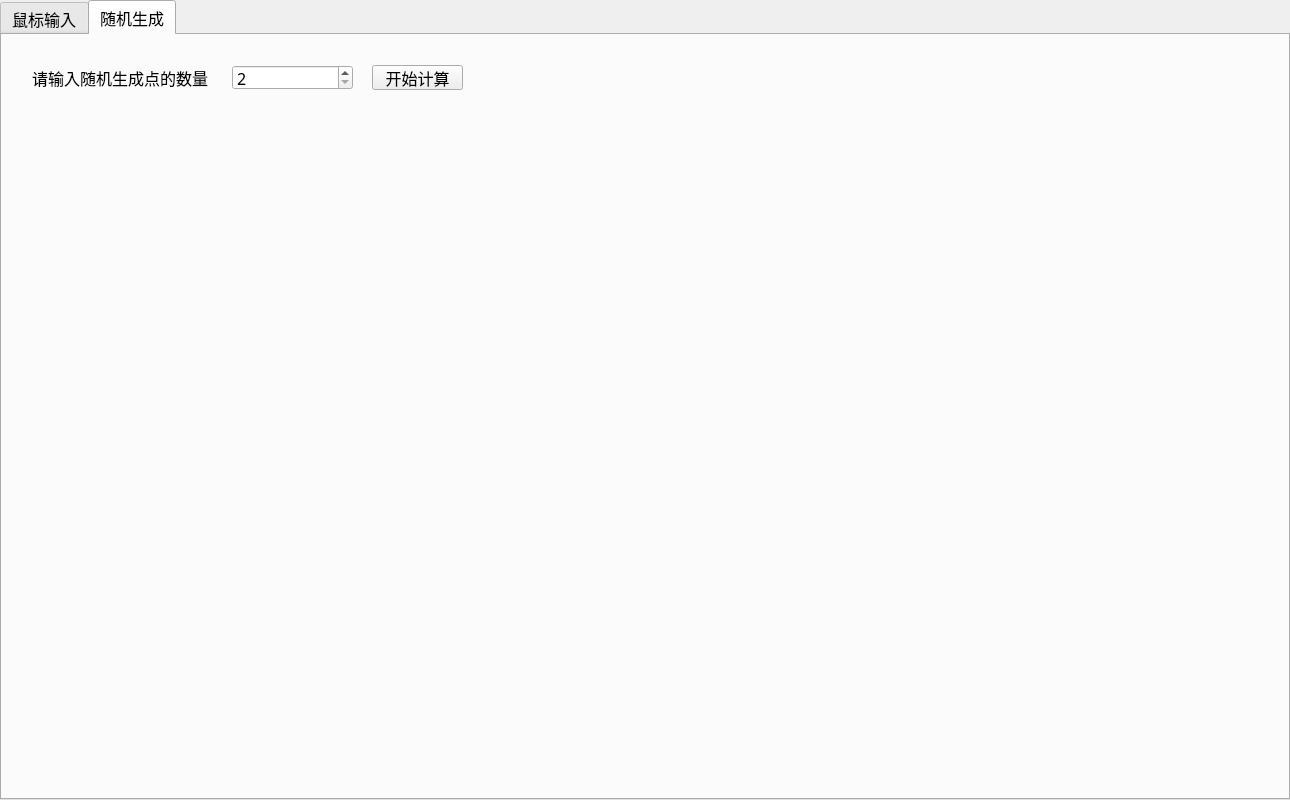
<?xml version="1.0" encoding="UTF-8"?>
<ui version="4.0">
 <class>MainWindow</class>
 <widget class="QMainWindow" name="MainWindow">
  <property name="geometry">
   <rect>
    <x>0</x>
    <y>0</y>
    <width>1290</width>
    <height>800</height>
   </rect>
  </property>
  <property name="minimumSize">
   <size>
    <width>1290</width>
    <height>800</height>
   </size>
  </property>
  <property name="maximumSize">
   <size>
    <width>1290</width>
    <height>800</height>
   </size>
  </property>
  <property name="windowTitle">
   <string>ExpWindow</string>
  </property>
  <widget class="QWidget" name="centralWidget">
   <widget class="QTabWidget" name="tabWidget">
    <property name="geometry">
     <rect>
      <x>0</x>
      <y>0</y>
      <width>1290</width>
      <height>800</height>
     </rect>
    </property>
    <property name="font">
     <font>
      <family>微软雅黑</family>
      <pointsize>12</pointsize>
     </font>
    </property>
    <property name="currentIndex">
     <number>1</number>
    </property>
    <widget class="QWidget" name="tab">
     <attribute name="title">
      <string>鼠标输入</string>
     </attribute>
     <widget class="QLabel" name="label_2">
      <property name="geometry">
       <rect>
        <x>15</x>
        <y>10</y>
        <width>361</width>
        <height>25</height>
       </rect>
      </property>
      <property name="text">
       <string>请在黑色边框内鼠标左键单击添加点</string>
      </property>
      <property name="alignment">
       <set>Qt::AlignLeading|Qt::AlignLeft|Qt::AlignVCenter</set>
      </property>
     </widget>
     <widget class="QPushButton" name="pushButton_2">
      <property name="geometry">
       <rect>
        <x>290</x>
        <y>10</y>
        <width>101</width>
        <height>25</height>
       </rect>
      </property>
      <property name="text">
       <string>开始计算</string>
      </property>
     </widget>
     <widget class="QPushButton" name="pushButton_3">
      <property name="geometry">
       <rect>
        <x>410</x>
        <y>10</y>
        <width>101</width>
        <height>25</height>
       </rect>
      </property>
      <property name="text">
       <string>清除</string>
      </property>
     </widget>
    </widget>
    <widget class="QWidget" name="tab_2">
     <attribute name="title">
      <string>随机生成</string>
     </attribute>
     <widget class="QPushButton" name="pushButton">
      <property name="geometry">
       <rect>
        <x>370</x>
        <y>30</y>
        <width>91</width>
        <height>25</height>
       </rect>
      </property>
      <property name="text">
       <string>开始计算</string>
      </property>
     </widget>
     <widget class="QLabel" name="label">
      <property name="geometry">
       <rect>
        <x>30</x>
        <y>30</y>
        <width>181</width>
        <height>25</height>
       </rect>
      </property>
      <property name="text">
       <string>请输入随机生成点的数量</string>
      </property>
     </widget>
     <widget class="QSpinBox" name="spinBox">
      <property name="geometry">
       <rect>
        <x>230</x>
        <y>30</y>
        <width>121</width>
        <height>25</height>
       </rect>
      </property>
      <property name="minimum">
       <number>2</number>
      </property>
      <property name="maximum">
       <number>1000000</number>
      </property>
     </widget>
    </widget>
   </widget>
  </widget>
 </widget>
 <layoutdefault spacing="6" margin="11"/>
 <resources/>
 <connections/>
</ui>
